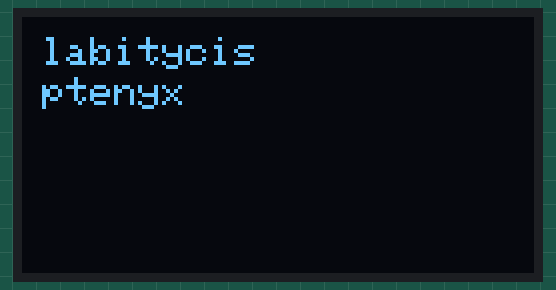
This program was run on a simulated Raspberry Pi Pico running CircuitPython. On the bench: 128×64 one-colour display. Random numbers come from a fixed seed.

Above: at 0.3 s.
At 6.7 s:
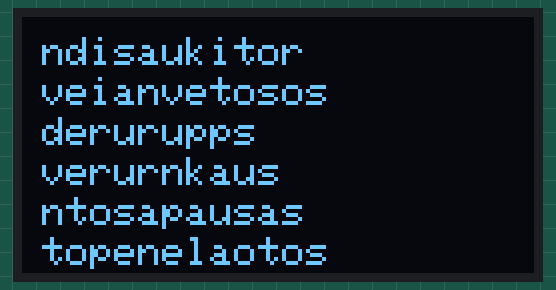
At 12.9 s:
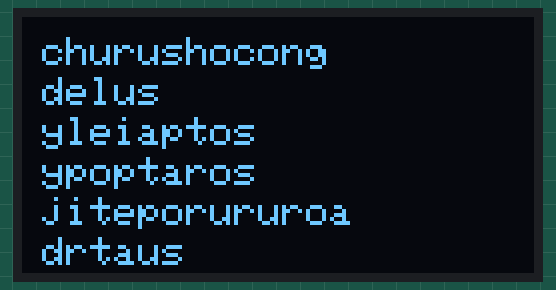
At 19.3 s:
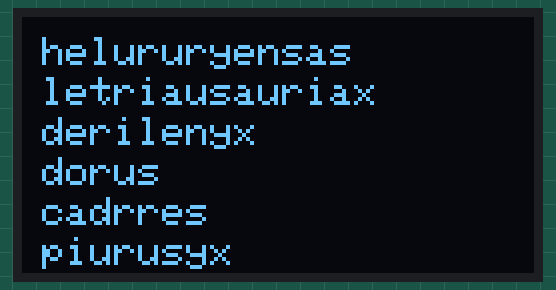
At 25.6 s:
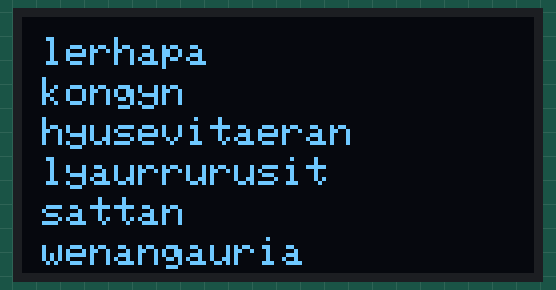
At 38.1 s:
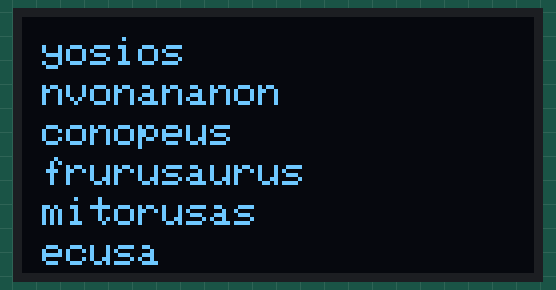

Measured:
- what the display in image 0 shows lasts 6.3 s, from 0.3 s to 6.6 s
- what the display in image 1 shows lasts 6.3 s, from 6.6 s to 12.9 s
- what the display in image 4 shows lasts 6.3 s, from 25.5 s to 31.8 s

The program:

generate_text_oled.py
```python
import json
import board
import busio as io
import microcontroller
import time
import adafruit_ssd1306
from markov_chain_parser import generate_text

i2c = io.I2C(board.GP5, board.GP4)
oled = adafruit_ssd1306.SSD1306_I2C(128, 64, i2c)

with open('dino_chain.json', 'r') as f:
    data=f.read()
dino_chain =  json.loads(data)

while True:
    a = generate_text(200,dino_chain);
    names = a.split("\n")
    oled.fill(0)
    text_y_pos = 5
    for n in names:
        if len(n) > 4 and len(n) < 15:
            oled.text(n, 5, text_y_pos,100)
            text_y_pos = text_y_pos + 10
    oled.show()
    time.sleep(6)
```

markov_chain_parser.py
```python
import random

def _custom_random_choices(arr,weights):
    cum_weights = []
    weights_sum = 0
    for i in range(0,len(weights)):
        weights_sum = weights_sum + weights[i]
        cum_weights.append(weights_sum)
    assert abs(1-weights_sum) < 0.0001
    r_weight = random.uniform(0,1)

    start_idx = 0
    end_idx  = len(arr)-1
    middle_idx  = end_idx//2

    while end_idx-start_idx > 2 :
        if cum_weights[middle_idx] <= r_weight:
            start_idx = middle_idx
        else:
            end_idx = middle_idx
        middle_idx = start_idx + ((end_idx-start_idx)//2 )

    if cum_weights[middle_idx] < r_weight:
        return arr[end_idx]
    else:
        if cum_weights[start_idx] > r_weight:
            return arr[start_idx]
        return arr[middle_idx]
    return -1

def generate_text(n,chain):
    op = []
    all_states = list(chain.keys())
    initial_state = random.choice(all_states)
    op.append(initial_state)
    for i in range(0,n):
        possible_next_states = chain[initial_state].keys()
        possible_next_state_weights = list(chain[initial_state].values())
        total = sum(possible_next_state_weights)
        possible_next_state_weights = [n*1.000/total for n in possible_next_state_weights]
        #print(possible_next_state_weights,sum(possible_next_state_weights))
        #next_state = random.choices(list(possible_next_states),k = 1,weights = possible_next_state_weights)[0]
        next_state = _custom_random_choices(list(possible_next_states) ,possible_next_state_weights)
        op.append(next_state)
        initial_state = next_state
    return ''.join(op)
```
